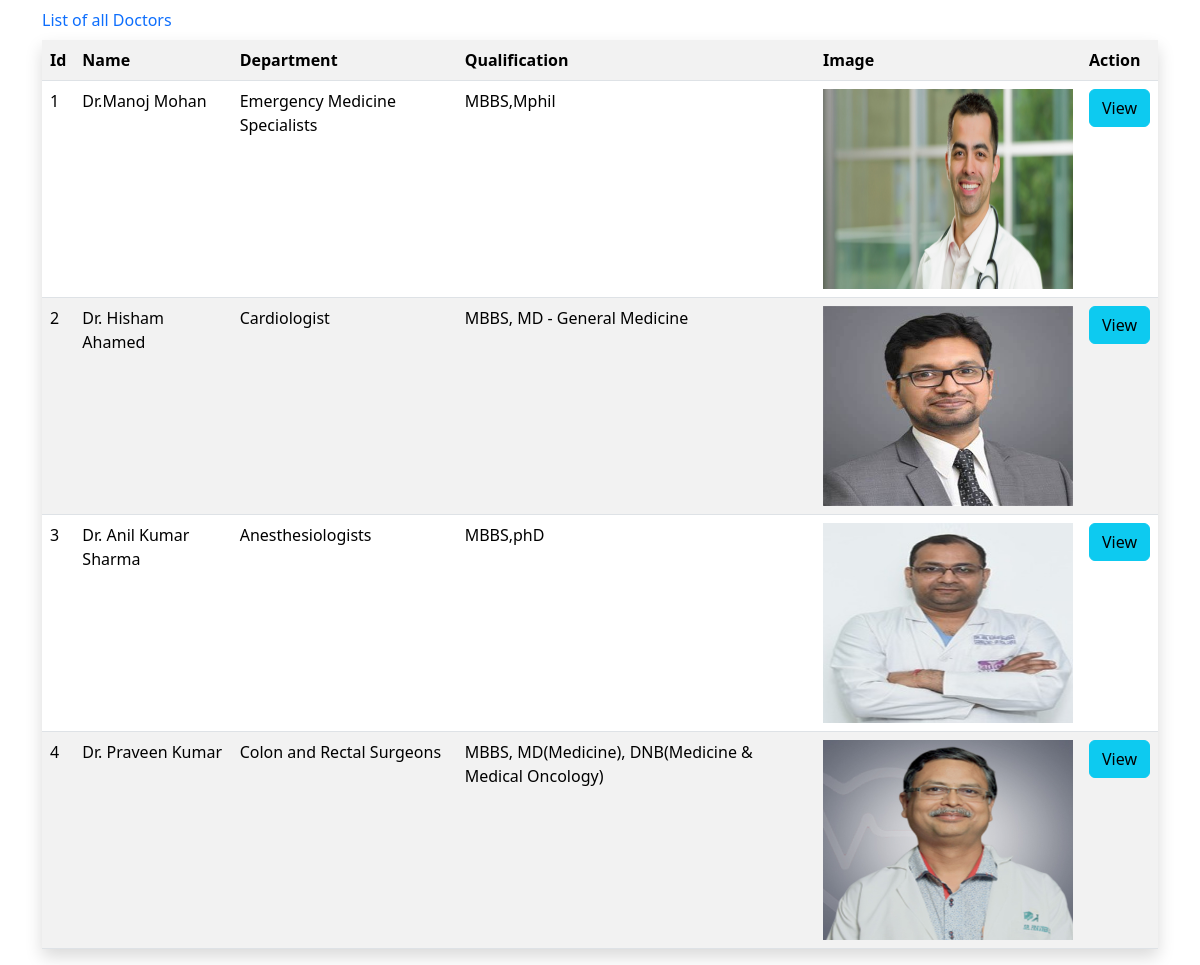
Screenshot of /doclist/ (signed in) with the database file from the repository.
### myapp/models.py (models this page shows, shortened)
class Doctor(models.Model):
    name=models.CharField(max_length=150,null=True)
    user=models.ForeignKey(User,on_delete=models.CASCADE)
    profile_pic= models.ImageField(upload_to='profile_pic/DoctorProfilePic/',null=True,blank=True)
    qualification = models.CharField(max_length=250)
    mobile = models.CharField(max_length=20,null=True)
    department= models.CharField(max_length=150,choices=departments,default='Cardiologist')
    status=models.BooleanField(default=False)

### myapp/views.py (the view)
# urls.py: path("doclist/",views.DoctorDepartmentListView.as_view(),name="doclist"),
@method_decorator(signin_required,name="dispatch")
class DoctorDepartmentListView(ListView):
    model=Doctor
    template_name="doctor-list.html"
    context_object_name="doctors"

### myapp/views.py (called while the page is built)
def signin_required(fn):
    def wrapper(request,*args,**kwargs):
        if not request.user.is_authenticated:
            messages.error(request,"you must login to perform this action !!!")
            return redirect("signin")
        return fn(request,*args,**kwargs)
    return wrapper

### myapp/templates/doctor-list.html (shortened to what this page needs)
<!DOCTYPE html>
{%load static%}
<html lang="en">
<head>
    <link href="https://cdn.jsdelivr.net/npm/bootstrap@5.3.1/dist/css/bootstrap.min.css" rel="stylesheet">
</head>
<body>
    <div class="container">
        <table class="table table-striped p-4 shadow">
    <caption class="caption-top text-primary">List of all Doctors</caption>
    <tr>
        <th>Id</th>
        <th>Name</th>
        <th>Department</th>
        <th>Qualification</th>
        <th>Image</th>
        <th>Action</th>
    </tr>
    {%for d in doctors%}
    <div>
    <tr>
        <td>{{forloop.counter}}</td>
        <td>{{d.name}}</td>
        <td>{{d.department}}</td>
        <td>{{d.qualification}}</td>
        <td>
            {%if d.profile_pic%}
            <img src="http://127.0.0.1:8000/{{d.profile_pic}}" height="200px" width="250px" alt="">
            {%endif%}
        </td>
    <td>
        <a href="{%url 'docdetail' d.id%}" class="btn btn-info">View</a>
    </td>
    </tr>
    {%endfor%}
    </table>
    </div>
</body>
</html>

### rows the page displays
Doctor: name "Dr.Manoj Mohan", department "Emergency Medicine Specialists", qualification "MBBS,Mphil", profile_pic (picture)
Doctor: name "Dr. Hisham Ahamed", department "Cardiologist", qualification "MBBS, MD - General Medicine", profile_pic (picture)
Doctor: name "Dr. Anil Kumar Sharma", department "Anesthesiologists", qualification "MBBS,phD", profile_pic (picture)
Doctor: name "Dr. Praveen Kumar", department "Colon and Rectal Surgeons", qualification "MBBS, MD(Medicine), DNB(Medicine & Medical Oncology)", profile_pic (picture)
